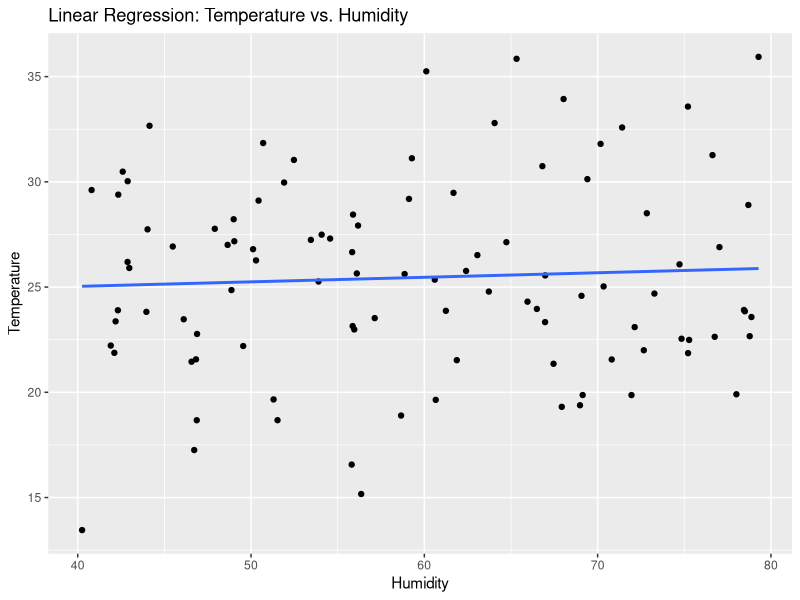
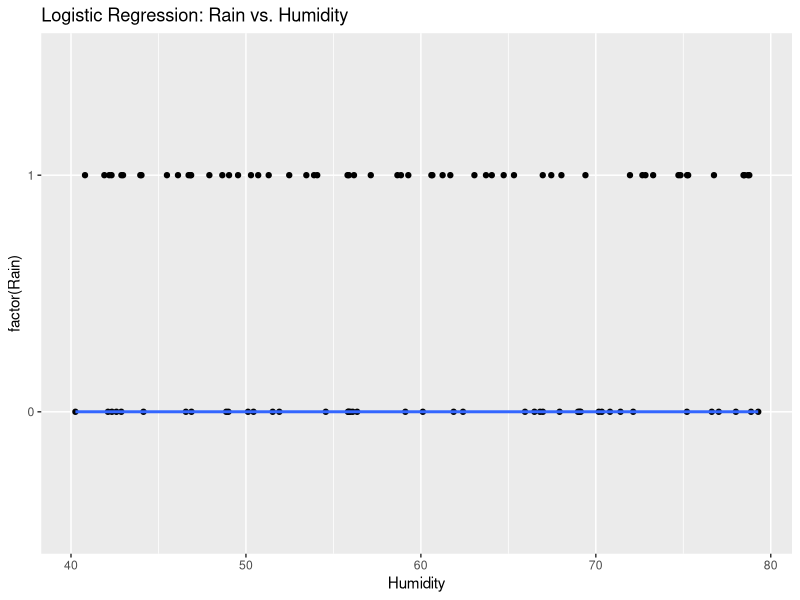

Reproduce these figures in R, in order.
library(ggplot2)

set.seed(123)
weather_data <- data.frame(
  Temperature = rnorm(100, mean = 25, sd = 5),
  Humidity = runif(100, min = 40, max = 80),
  WindSpeed = rnorm(100, mean = 10, sd = 2),
  Rain = sample(c(0, 1), 100, replace = TRUE)
)

head(weather_data)

linear_model <- lm(Temperature ~ Humidity + WindSpeed, data = weather_data)

summary(linear_model)

ggplot(weather_data, aes(x = Humidity, y = Temperature)) +
  geom_point() +
  geom_smooth(method = "lm", se = FALSE) +
  labs(title = "Linear Regression: Temperature vs. Humidity")

logistic_model <- glm(Rain ~ Temperature + Humidity + WindSpeed, data = weather_data, family = "binomial")

summary(logistic_model)

ggplot(weather_data, aes(x = Humidity, y = factor(Rain))) +
  geom_point() +
  geom_smooth(method = "glm", method.args = list(family = "binomial"), se = FALSE) +
  labs(title = "Logistic Regression: Rain vs. Humidity")

